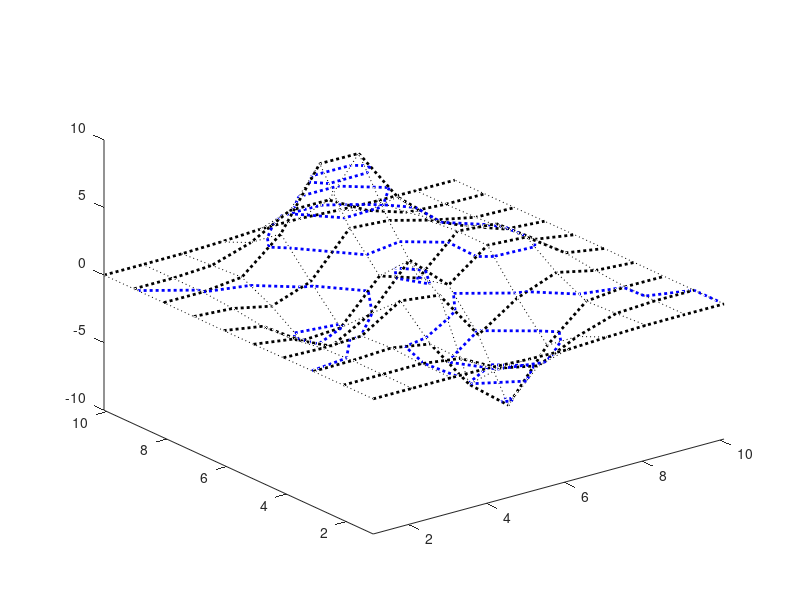

Write the MATLAB code that produced this figure.
function testresult = tricontour3_test()
% TRICONTOUR3_TEST  One line description goes here
%  
% More detailed description of the test goes here.
%
%
%   See also 

%% Copyright notice
%   --------------------------------------------------------------------
%   Copyright (C) 2010 <COMPANY>
%       Thijs
%
%       <EMAIL>	
%
%       <ADDRESS>
%
%   This library is free software: you can redistribute it and/or
%   modify it under the terms of the GNU Lesser General Public
%   License as published by the Free Software Foundation, either
%   version 2.1 of the License, or (at your option) any later version.
%
%   This library is distributed in the hope that it will be useful,
%   but WITHOUT ANY WARRANTY; without even the implied warranty of
%   MERCHANTABILITY or FITNESS FOR A PARTICULAR PURPOSE.  See the GNU
%   Lesser General Public License for more details.
%
%   You should have received a copy of the GNU Lesser General Public
%   License along with this library. If not, see <http://www.gnu.org/licenses/>.
%   --------------------------------------------------------------------

% This tools is part of <a href="http://OpenEarth.Deltares.nl">OpenEarthTools</a>.
% OpenEarthTools is an online collaboration to share and manage data and 
% programming tools in an open source, version controlled environment.
% Sign up to recieve regular updates of this function, and to contribute 
% your own tools.

%% Version <http://svnbook.red-bean.com/en/1.5/svn.advanced.props.special.keywords.html>
% Created: 21 Feb 2010
% Created with Matlab version: 7.9.0.529 (R2009b)

% $Id$
% $Date$
% $Author$
% $Revision$
% $HeadURL$
% $Keywords: $

%% $Description (Name = Name of the test goes here)
% Publishable code that describes the test.

%% $RunCode
% Write test code here
try
    [x,y] = meshgrid(1.1:10.1,1.1:10.1);
    z = peaks(10);
    plot3(x,y,z,'k:')
    
    hold on
    plot3(x',y',z','k:')
    contour3(x,y,z,-6:2:6,'b:');
    h = get(gca,'Children');
    set(h(1:11),'lineWidth',2)
    tri = delaunay(x(:),y(:));
    colormap([1 0 0])
    tricontour3(tri,x(:),y(:),z(:),-6:2:6);
    testresult = true;
catch
    testresult = false;
end
%% $PublishResult
% Publishable code that describes the test.
